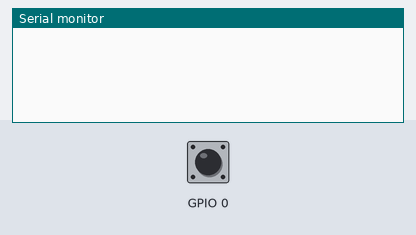
A program run on a simulated ESP32. Shown: the last lines printed to the serial monitor. The test bench sets the inputs (shaded band); at power-on: GPIO 0 HIGH.

Above: at 1.2 s.
1.3 s: GPIO 0 pulled LOW for 0.15 s
At 2.0 s:
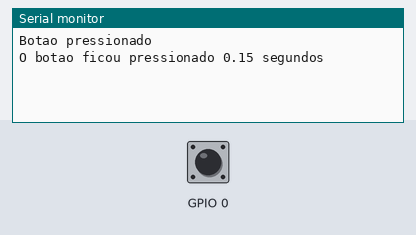
3.0 s: GPIO 0 pulled LOW for 1 s
At 3.8 s:
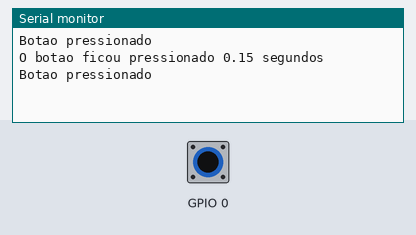
5.5 s: GPIO 0 pulled LOW for 3.2 s
At 6.9 s:
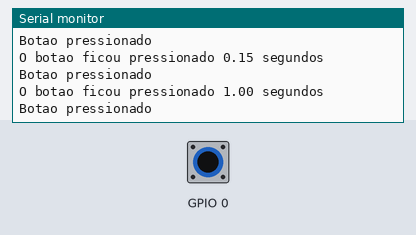

The program:

main.cpp
```cpp
#include <Arduino.h>
#include "botao.h"

botao btn_boot(0);


void setup()
{
  Serial.begin(9600);
  btn_boot.begin();

}

void loop()
{
  btn_boot.update();
  if(btn_boot.pressioado())
  {
    Serial.println("Botao pressionado");
  }
  if(btn_boot.solto())
  {
    Serial.printf("O botao ficou pressionado %.02f segundos\n\r", btn_boot.duracaoUltimoEstado()/1000.0);
  }
}
```

botao.h
```cpp
#ifndef BOTAO_H
#define BOTAO_H

#include <Arduino.h>

class botao
{
    private:
   uint8_t pino;
   bool estadoAtual = HIGH;
   bool estadoAnterior = HIGH;
   bool estadoConfirmado = HIGH;
   bool flagAlteracao = false;
   bool flagPressionado = false;
   bool flagSolto = false;

   unsigned long tempoInicioEstado = 0;
   unsigned long tempoFiltro = 50;
   unsigned long tempoUltimaMudanca = 0;
   unsigned long duracaoEstado = 0;


    public:
         botao(uint8_t p); // construtor

         void begin();
         void update();

         bool pressioado();
         bool solto();
         bool alteracaoEstado();
         unsigned long duracaoUltimoEstado();

         void configuraFiltro(unsigned long tempo);


};


#endif
```

botao.cpp
```cpp
#include "botao.h"


/**
 * @brief construtor da classe botao
 *
 * @param p numero do pino digital ao qual o botao esta conectado
 * */
botao::botao(uint8_t p) : pino(p) {}

/**
 * @brief inicializa o botao
 *
 * configura o pino como entrada. o modo pull-up padrao
 */


void botao::begin()
{
  pinMode(pino,INPUT_PULLUP);
  estadoAtual = digitalRead(pino);
  estadoAnterior = estadoAtual;
  estadoConfirmado = estadoAtual;
  tempoInicioEstado = millis();
}
/**
 * @brief define o tempo de filtro (debounce) para estabilizar as leituras do botao
 *
 * @param tempo tempo de debounce em millissegundos
 */
void botao::configuraFiltro(unsigned long tempo)
{
  tempoFiltro = tempo;
}
/**
 * @brief Atualiza o estado interno do botao
 *
 * Deve ser chamada frequentemente dentro do loop principal
 * Detecta mudancas de estado e aciona as flags internas de
 * eventos do pressionado,solto e de mudanca de estado
 */
void botao::update()
{
    unsigned long agora = millis();
    estadoAtual = digitalRead(pino);
    flagAlteracao = false;
    flagPressionado = false;
    flagSolto = false;

    if(estadoAtual != estadoAnterior)
    tempoUltimaMudanca = agora;

    if((agora - tempoUltimaMudanca) > tempoFiltro)
    {
      if(estadoAtual != estadoConfirmado )
      {
        estadoConfirmado = estadoAtual;
        duracaoEstado = agora - tempoInicioEstado;
        tempoInicioEstado = agora;
        flagAlteracao = true;

        if(!estadoAtual) // botao Pressionado
        {
            flagPressionado = true;
        }
        else // botao solto
        {
            flagSolto = true;
        }
      }
    }
    estadoAnterior = estadoAtual;
}
/**
 * @brief verifica se o botao acabou de ser pressionado
 *
 * @return true se tiver uma transicao para o estado pressionado na ultima atualizacao
 */
bool botao::pressioado()
{
 return flagPressionado;
}
/**
 * @brief verifica se o botao acabou de ser solto
 *
 * @return true se houve uma trasicao para o estado solto na ultima atualizacao
 */
bool botao::solto()
{
    return flagSolto;
}

/**
 * @brief Verifica se houve uma mudanca de estado do botao
 *
 * @return true se o estado do botao mudou (pressionado ou solto )
 * na ultima atualizacao
 */
bool botao::alteracaoEstado()
    {
        return flagAlteracao;
    }
    /**
     * @brief Retorna a duracao do ultimo estado mantido (pressionado ou solto)
     *
     * @return tempo em millissegundos que o botao permaneceu no ultimo estado
     */
    unsigned long botao::duracaoUltimoEstado()
    {
        return duracaoEstado;
    }
```

Measured:
- after the input at 1.3 s, the serial monitor: prints a new line after 0.05 s (image 1)
